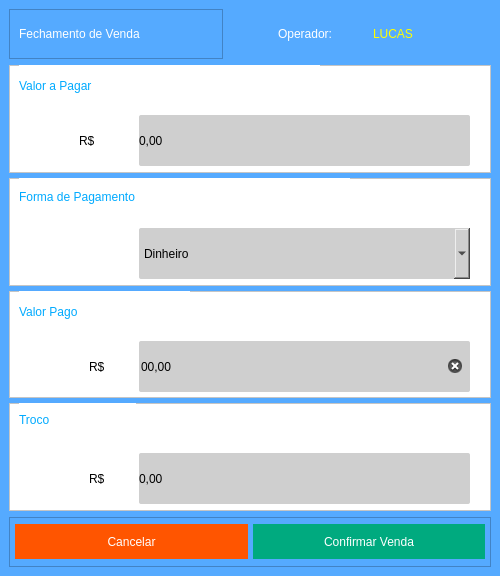
<?xml version="1.0" encoding="UTF-8"?>
<ui version="4.0">
 <class>Fecha_Venda</class>
 <widget class="QMainWindow" name="Fecha_Venda">
  <property name="windowModality">
   <enum>Qt::ApplicationModal</enum>
  </property>
  <property name="geometry">
   <rect>
    <x>0</x>
    <y>0</y>
    <width>500</width>
    <height>576</height>
   </rect>
  </property>
  <property name="minimumSize">
   <size>
    <width>500</width>
    <height>576</height>
   </size>
  </property>
  <property name="maximumSize">
   <size>
    <width>500</width>
    <height>576</height>
   </size>
  </property>
  <property name="windowTitle">
   <string>Venda Mesa</string>
  </property>
  <property name="styleSheet">
   <string notr="true">background-color: rgb(85, 170, 255);</string>
  </property>
  <widget class="QWidget" name="centralwidget">
   <layout class="QVBoxLayout" name="verticalLayout">
    <item>
     <widget class="QFrame" name="frame_2">
      <property name="maximumSize">
       <size>
        <width>16777215</width>
        <height>50</height>
       </size>
      </property>
      <property name="frameShape">
       <enum>QFrame::NoFrame</enum>
      </property>
      <property name="frameShadow">
       <enum>QFrame::Raised</enum>
      </property>
      <layout class="QHBoxLayout" name="horizontalLayout_2">
       <property name="spacing">
        <number>55</number>
       </property>
       <property name="leftMargin">
        <number>0</number>
       </property>
       <property name="topMargin">
        <number>0</number>
       </property>
       <property name="rightMargin">
        <number>0</number>
       </property>
       <property name="bottomMargin">
        <number>0</number>
       </property>
       <item>
        <widget class="QFrame" name="frame_9">
         <property name="frameShape">
          <enum>QFrame::StyledPanel</enum>
         </property>
         <property name="frameShadow">
          <enum>QFrame::Raised</enum>
         </property>
         <layout class="QGridLayout" name="gridLayout_3">
          <item row="0" column="0">
           <widget class="QLabel" name="Lb_Comanda_Mesa">
            <property name="styleSheet">
             <string notr="true">color: rgb(255, 255, 255);
font: 75 16pt &quot;MS Shell Dlg 2&quot;;</string>
            </property>
            <property name="text">
             <string>Fechamento de Venda</string>
            </property>
           </widget>
          </item>
         </layout>
        </widget>
       </item>
       <item>
        <widget class="QFrame" name="frame">
         <property name="frameShape">
          <enum>QFrame::NoFrame</enum>
         </property>
         <property name="frameShadow">
          <enum>QFrame::Raised</enum>
         </property>
         <layout class="QGridLayout" name="gridLayout">
          <property name="leftMargin">
           <number>0</number>
          </property>
          <property name="topMargin">
           <number>0</number>
          </property>
          <property name="rightMargin">
           <number>0</number>
          </property>
          <property name="bottomMargin">
           <number>0</number>
          </property>
          <property name="spacing">
           <number>0</number>
          </property>
          <item row="0" column="0">
           <widget class="QFrame" name="frame_10">
            <property name="styleSheet">
             <string notr="true"/>
            </property>
            <property name="frameShape">
             <enum>QFrame::NoFrame</enum>
            </property>
            <property name="frameShadow">
             <enum>QFrame::Raised</enum>
            </property>
            <layout class="QHBoxLayout" name="horizontalLayout_3">
             <property name="spacing">
              <number>0</number>
             </property>
             <property name="leftMargin">
              <number>0</number>
             </property>
             <property name="topMargin">
              <number>0</number>
             </property>
             <property name="rightMargin">
              <number>0</number>
             </property>
             <property name="bottomMargin">
              <number>0</number>
             </property>
             <item>
              <widget class="QLabel" name="label_2">
               <property name="maximumSize">
                <size>
                 <width>95</width>
                 <height>16777215</height>
                </size>
               </property>
               <property name="styleSheet">
                <string notr="true">color: rgb(255, 255, 255);
font: 75 16pt &quot;MS Shell Dlg 2&quot;;</string>
               </property>
               <property name="text">
                <string>Operador:</string>
               </property>
              </widget>
             </item>
             <item>
              <widget class="QLabel" name="Lb_Nome_Perador">
               <property name="styleSheet">
                <string notr="true">color: rgb(255, 255, 0);
font: 75 16pt &quot;MS Shell Dlg 2&quot;;</string>
               </property>
               <property name="text">
                <string>LUCAS</string>
               </property>
              </widget>
             </item>
            </layout>
           </widget>
          </item>
         </layout>
        </widget>
       </item>
      </layout>
     </widget>
    </item>
    <item>
     <widget class="QFrame" name="frame_4">
      <property name="frameShape">
       <enum>QFrame::NoFrame</enum>
      </property>
      <property name="frameShadow">
       <enum>QFrame::Raised</enum>
      </property>
      <layout class="QGridLayout" name="gridLayout_4">
       <property name="leftMargin">
        <number>0</number>
       </property>
       <property name="topMargin">
        <number>0</number>
       </property>
       <property name="rightMargin">
        <number>0</number>
       </property>
       <property name="bottomMargin">
        <number>0</number>
       </property>
       <property name="spacing">
        <number>5</number>
       </property>
       <item row="4" column="0">
        <widget class="QFrame" name="frame_8">
         <property name="styleSheet">
          <string notr="true">background-color: rgb(255, 255, 255);</string>
         </property>
         <property name="frameShape">
          <enum>QFrame::StyledPanel</enum>
         </property>
         <property name="frameShadow">
          <enum>QFrame::Raised</enum>
         </property>
         <widget class="QLabel" name="label_6">
          <property name="geometry">
           <rect>
            <x>10</x>
            <y>0</y>
            <width>117</width>
            <height>34</height>
           </rect>
          </property>
          <property name="styleSheet">
           <string notr="true">font: 25pt &quot;Rockwell&quot;;
color: rgb(0, 170, 255);</string>
          </property>
          <property name="text">
           <string>Troco</string>
          </property>
         </widget>
         <widget class="QLabel" name="label_7">
          <property name="geometry">
           <rect>
            <x>80</x>
            <y>50</y>
            <width>41</width>
            <height>51</height>
           </rect>
          </property>
          <property name="styleSheet">
           <string notr="true">font: 25pt &quot;Rockwell&quot;;</string>
          </property>
          <property name="text">
           <string>R$</string>
          </property>
         </widget>
         <widget class="QLabel" name="Lb_Troco">
          <property name="geometry">
           <rect>
            <x>130</x>
            <y>50</y>
            <width>331</width>
            <height>51</height>
           </rect>
          </property>
          <property name="styleSheet">
           <string notr="true">background: #CFCFCF;
border-radius: 2px;
font: 25px &quot;Arial&quot; ;</string>
          </property>
          <property name="text">
           <string>0,00</string>
          </property>
         </widget>
        </widget>
       </item>
       <item row="0" column="0">
        <widget class="QFrame" name="frame_5">
         <property name="styleSheet">
          <string notr="true">background-color: rgb(247, 247, 247);
background-color: rgb(255, 255, 255);</string>
         </property>
         <property name="frameShape">
          <enum>QFrame::StyledPanel</enum>
         </property>
         <property name="frameShadow">
          <enum>QFrame::Raised</enum>
         </property>
         <widget class="QLabel" name="label">
          <property name="geometry">
           <rect>
            <x>10</x>
            <y>0</y>
            <width>301</width>
            <height>41</height>
           </rect>
          </property>
          <property name="styleSheet">
           <string notr="true">font: 25pt &quot;Rockwell&quot;;
color: rgb(0, 170, 255);</string>
          </property>
          <property name="text">
           <string>Valor a Pagar</string>
          </property>
         </widget>
         <widget class="QLabel" name="label_11">
          <property name="geometry">
           <rect>
            <x>70</x>
            <y>50</y>
            <width>41</width>
            <height>51</height>
           </rect>
          </property>
          <property name="styleSheet">
           <string notr="true">font: 25pt &quot;Rockwell&quot;;</string>
          </property>
          <property name="text">
           <string>R$</string>
          </property>
         </widget>
         <widget class="QLabel" name="Lb_TotalPagar">
          <property name="geometry">
           <rect>
            <x>130</x>
            <y>50</y>
            <width>331</width>
            <height>51</height>
           </rect>
          </property>
          <property name="minimumSize">
           <size>
            <width>150</width>
            <height>0</height>
           </size>
          </property>
          <property name="styleSheet">
           <string notr="true">background: #CFCFCF;
border-radius: 2px;
font: 25px &quot;Arial&quot; ;

</string>
          </property>
          <property name="text">
           <string>0,00</string>
          </property>
         </widget>
        </widget>
       </item>
       <item row="2" column="0">
        <widget class="QFrame" name="frame_7">
         <property name="styleSheet">
          <string notr="true">background-color: rgb(255, 255, 255);</string>
         </property>
         <property name="frameShape">
          <enum>QFrame::StyledPanel</enum>
         </property>
         <property name="frameShadow">
          <enum>QFrame::Raised</enum>
         </property>
         <widget class="QLabel" name="label_5">
          <property name="geometry">
           <rect>
            <x>10</x>
            <y>-2</y>
            <width>331</width>
            <height>41</height>
           </rect>
          </property>
          <property name="styleSheet">
           <string notr="true">font: 75 25pt &quot;Rockwell&quot;;
color: rgb(0, 170, 255);</string>
          </property>
          <property name="text">
           <string>Forma de Pagamento</string>
          </property>
         </widget>
         <widget class="QComboBox" name="Cb_FormaPagamento">
          <property name="geometry">
           <rect>
            <x>130</x>
            <y>50</y>
            <width>331</width>
            <height>51</height>
           </rect>
          </property>
          <property name="minimumSize">
           <size>
            <width>0</width>
            <height>25</height>
           </size>
          </property>
          <property name="styleSheet">
           <string notr="true">QComboBox{
color: rgb(0, 0, 0);
background: #CFCFCF;
border-radius: 2px;
font: 25px &quot;Arial&quot; ;

}
QComboBox:Focus {
border: 1px solid red;
color: rgb(0, 0, 0);
background: #CFCFCF;
border-radius: 2px;
font: 25px &quot;Arial&quot; ;
}</string>
          </property>
          <item>
           <property name="text">
            <string>Dinheiro</string>
           </property>
          </item>
          <item>
           <property name="text">
            <string>Cartão</string>
           </property>
          </item>
          <item>
           <property name="text">
            <string>Pix</string>
           </property>
          </item>
          <item>
           <property name="text">
            <string>Cheque</string>
           </property>
          </item>
          <item>
           <property name="text">
            <string>Nota</string>
           </property>
          </item>
         </widget>
        </widget>
       </item>
       <item row="3" column="0">
        <widget class="QFrame" name="frame_6">
         <property name="styleSheet">
          <string notr="true">background-color: rgb(255, 255, 255);</string>
         </property>
         <property name="frameShape">
          <enum>QFrame::StyledPanel</enum>
         </property>
         <property name="frameShadow">
          <enum>QFrame::Raised</enum>
         </property>
         <widget class="QLabel" name="label_3">
          <property name="geometry">
           <rect>
            <x>10</x>
            <y>0</y>
            <width>171</width>
            <height>41</height>
           </rect>
          </property>
          <property name="styleSheet">
           <string notr="true">font: 75 25pt &quot;Rockwell&quot;;
color: rgb(0, 170, 255);</string>
          </property>
          <property name="text">
           <string>Valor Pago</string>
          </property>
         </widget>
         <widget class="QLineEdit" name="Input_ValorPago">
          <property name="geometry">
           <rect>
            <x>130</x>
            <y>50</y>
            <width>331</width>
            <height>51</height>
           </rect>
          </property>
          <property name="sizePolicy">
           <sizepolicy hsizetype="Preferred" vsizetype="Preferred">
            <horstretch>0</horstretch>
            <verstretch>0</verstretch>
           </sizepolicy>
          </property>
          <property name="minimumSize">
           <size>
            <width>150</width>
            <height>0</height>
           </size>
          </property>
          <property name="focusPolicy">
           <enum>Qt::StrongFocus</enum>
          </property>
          <property name="autoFillBackground">
           <bool>false</bool>
          </property>
          <property name="styleSheet">
           <string notr="true">QLineEdit{
background: #CFCFCF;
border-radius: 2px;
color: #000;
font: 25px &quot;Arial&quot; ;

}
QLineEdit:Focus {
border: 1px solid red;
}</string>
          </property>
          <property name="inputMask">
           <string/>
          </property>
          <property name="text">
           <string notr="true">00,00</string>
          </property>
          <property name="frame">
           <bool>false</bool>
          </property>
          <property name="cursorPosition">
           <number>5</number>
          </property>
          <property name="clearButtonEnabled">
           <bool>true</bool>
          </property>
         </widget>
         <widget class="QLabel" name="label_10">
          <property name="geometry">
           <rect>
            <x>80</x>
            <y>50</y>
            <width>41</width>
            <height>51</height>
           </rect>
          </property>
          <property name="styleSheet">
           <string notr="true">font: 25pt &quot;Rockwell&quot;;</string>
          </property>
          <property name="text">
           <string>R$</string>
          </property>
         </widget>
        </widget>
       </item>
      </layout>
     </widget>
    </item>
    <item>
     <widget class="QFrame" name="frame_3">
      <property name="maximumSize">
       <size>
        <width>16777215</width>
        <height>50</height>
       </size>
      </property>
      <property name="frameShape">
       <enum>QFrame::StyledPanel</enum>
      </property>
      <property name="frameShadow">
       <enum>QFrame::Raised</enum>
      </property>
      <layout class="QGridLayout" name="gridLayout_2">
       <property name="leftMargin">
        <number>0</number>
       </property>
       <property name="topMargin">
        <number>0</number>
       </property>
       <property name="rightMargin">
        <number>0</number>
       </property>
       <property name="bottomMargin">
        <number>0</number>
       </property>
       <property name="spacing">
        <number>0</number>
       </property>
       <item row="0" column="0">
        <widget class="QFrame" name="frame_13">
         <property name="frameShape">
          <enum>QFrame::NoFrame</enum>
         </property>
         <property name="frameShadow">
          <enum>QFrame::Raised</enum>
         </property>
         <layout class="QHBoxLayout" name="horizontalLayout_6">
          <property name="spacing">
           <number>5</number>
          </property>
          <property name="leftMargin">
           <number>5</number>
          </property>
          <property name="topMargin">
           <number>0</number>
          </property>
          <property name="rightMargin">
           <number>5</number>
          </property>
          <property name="bottomMargin">
           <number>0</number>
          </property>
          <item>
           <widget class="QPushButton" name="Bt_Cancelar_Venda">
            <property name="minimumSize">
             <size>
              <width>0</width>
              <height>35</height>
             </size>
            </property>
            <property name="styleSheet">
             <string notr="true">background-color: rgb(255, 85, 0);
color: rgb(255, 255, 255);
border-radius: 45px;
font: 75 10pt &quot;MS Shell Dlg 2&quot;;</string>
            </property>
            <property name="text">
             <string>Cancelar</string>
            </property>
           </widget>
          </item>
          <item>
           <widget class="QPushButton" name="Bt_Confirmar_Vanda">
            <property name="minimumSize">
             <size>
              <width>0</width>
              <height>35</height>
             </size>
            </property>
            <property name="styleSheet">
             <string notr="true">background-color: rgb(0, 170, 127);
color: rgb(255, 255, 255);
border-radius: 45px;
font: 75 10pt &quot;MS Shell Dlg 2&quot;;</string>
            </property>
            <property name="text">
             <string>Confirmar Venda</string>
            </property>
           </widget>
          </item>
         </layout>
        </widget>
       </item>
      </layout>
     </widget>
    </item>
   </layout>
  </widget>
 </widget>
 <tabstops>
  <tabstop>Input_ValorPago</tabstop>
  <tabstop>Bt_Cancelar_Venda</tabstop>
  <tabstop>Bt_Confirmar_Vanda</tabstop>
 </tabstops>
 <resources/>
 <connections/>
</ui>
